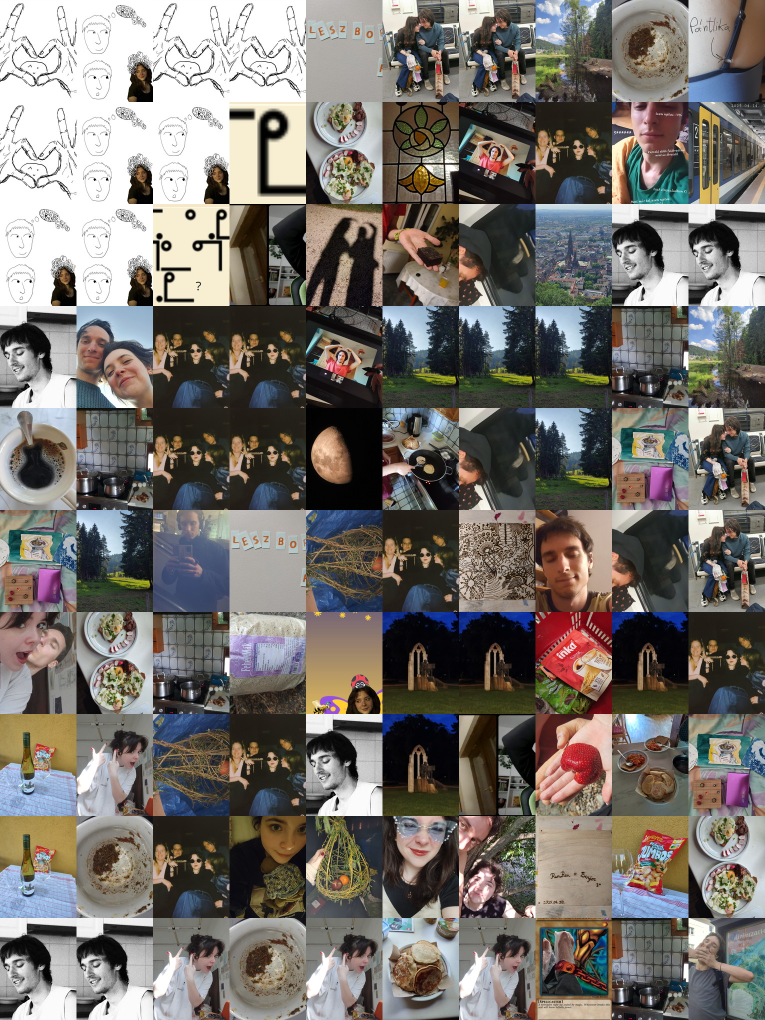
#> input picture @ctive/python/experiments/mosaic3.jpg, 1530 x 2040 px (shown at 1/2 size)
$ python mosaic_picture.py --big mosaic3.jpg --smalls . --out out.png
#> lines starting #> are read from the running program, lines starting #| are printed output that depends on the picture
import argparse
import os
from pathlib import Path
from typing import List, Tuple, Optional
from PIL import Image
import numpy as np


def center_crop_to_aspect(img: Image.Image, target_aspect_w_over_h: float) -> Image.Image:
    w, h = img.size
    current_aspect = w / h
    if abs(current_aspect - target_aspect_w_over_h) < 1e-9:
        return img

    if current_aspect > target_aspect_w_over_h:
        # Too wide -> crop width
        new_w = int(round(h * target_aspect_w_over_h))
        left = (w - new_w) // 2
        return img.crop((left, 0, left + new_w, h))
    else:
        # Too tall -> crop height
        new_h = int(round(w / target_aspect_w_over_h))
        top = (h - new_h) // 2
        return img.crop((0, top, w, top + new_h))


def average_color(img: Image.Image) -> np.ndarray:
    # Convert to RGB, downsample to speed up, compute mean per channel
    arr = np.asarray(img.convert("RGB"))
    # Flatten and mean over spatial dims; result shape (3,)
    return arr.reshape(-1, 3).mean(axis=0).astype(np.float32)


def list_images(folder: Path) -> List[Path]:
    exts = {".jpg", ".jpeg", ".png", ".bmp", ".webp", ".tif", ".tiff"}
    return [p for p in folder.rglob("*") if p.suffix.lower() in exts]


def prepare_small_images(
    smalls_dir: Path,
    target_aspect: float,
    tile_w: int,
    tile_h: int,
    save_cropped_dir: Optional[Path] = None,
) -> Tuple[List[Image.Image], np.ndarray]:
    paths = list_images(smalls_dir)
    if not paths:
        raise RuntimeError(f"No images found in: {smalls_dir}")

    processed_imgs: List[Image.Image] = []
    features: List[np.ndarray] = []

    if save_cropped_dir:
        save_cropped_dir.mkdir(parents=True, exist_ok=True)

    for p in paths:
        try:
            with Image.open(p) as im:
                im = im.convert("RGB")
                im = center_crop_to_aspect(im, target_aspect)
                im = im.resize((tile_w, tile_h), Image.Resampling.LANCZOS)
                feat = average_color(im)
                processed_imgs.append(im)
                features.append(feat)
                if save_cropped_dir:
                    out_path = save_cropped_dir / p.name
                    im.save(out_path, quality=90)
        except Exception:
            # Skip unreadable/corrupt files
            continue

    if not processed_imgs:
        raise RuntimeError("No valid small images after preprocessing.")

    return processed_imgs, np.vstack(features)


def crop_big_to_grid(big: Image.Image, rows: int, cols: int) -> Tuple[Image.Image, int, int]:
    W, H = big.size
    tile_w = W // cols
    tile_h = H // rows
    new_W = tile_w * cols
    new_H = tile_h * rows
    # Center-crop big to exact grid multiple to avoid partial tiles
    left = (W - new_W) // 2
    top = (H - new_H) // 2
    big_cropped = big.crop((left, top, left + new_W, top + new_H))
    return big_cropped, tile_h, tile_w


def tile_average_colors(big: Image.Image, rows: int, cols: int) -> np.ndarray:
    big_rgb = big.convert("RGB")
    W, H = big_rgb.size
    tile_w = W // cols
    tile_h = H // rows

    # Compute mean color per tile
    means = np.zeros((rows * cols, 3), dtype=np.float32)
    idx = 0
    for r in range(rows):
        for c in range(cols):
            x0 = c * tile_w
            y0 = r * tile_h
            tile = big_rgb.crop((x0, y0, x0 + tile_w, y0 + tile_h))
            means[idx] = average_color(tile)
            idx += 1
    return means


def assign_tiles(
    tile_feats: np.ndarray,  # (M,3)
    img_feats: np.ndarray,   # (N,3)
) -> np.ndarray:
    # For each tile, find nearest small image by Euclidean distance in RGB space
    # tile_feats: Mx3, img_feats: Nx3
    # Compute distances in blocks to be memory friendly if needed
    M = tile_feats.shape[0]
    N = img_feats.shape[0]
    assignments = np.empty(M, dtype=np.int32)

    # Simple full-matrix vectorized nearest neighbor
    # dist^2 = sum((tile - img)^2)
    # Expand dims: (M,1,3) vs (1,N,3) -> (M,N,3) -> (M,N)
    dists = ((tile_feats[:, None, :] - img_feats[None, :, :]) ** 2).sum(axis=2)  # (M,N)
    assignments = dists.argmin(axis=1)
    return assignments


def build_mosaic(
    big_cropped: Image.Image,
    rows: int,
    cols: int,
    tile_w: int,
    tile_h: int,
    small_imgs: List[Image.Image],
    assignments: np.ndarray,
) -> Image.Image:
    mosaic = Image.new("RGB", (tile_w * cols, tile_h * rows))
    idx = 0
    for r in range(rows):
        for c in range(cols):
            small_im = small_imgs[assignments[idx]]
            # Already at tile size; paste
            mosaic.paste(small_im, (c * tile_w, r * tile_h))
            idx += 1
    return mosaic


def main():
    parser = argparse.ArgumentParser(description="Create a photo mosaic from a big image and many small images.")
    parser.add_argument("--big", required=True, help="Path to the big image.")
    parser.add_argument("--smalls", required=True, help="Path to folder containing small images.")
    parser.add_argument("--out", required=True, help="Output mosaic image path (e.g., mosaic.jpg).")
    parser.add_argument("--rows", type=int, default=55, help="Number of rows in the mosaic grid (default: 55).")
    parser.add_argument("--cols", type=int, default=55, help="Number of columns in the mosaic grid (default: 55).")
    parser.add_argument("--save-cropped-smalls", default=None, help="Optional directory to save cropped smalls.")
    parser.add_argument("--resize-big", type=int, nargs=2, metavar=("WIDTH", "HEIGHT"),
                        help="Optional target size for the big image before tiling (WIDTH HEIGHT).")
    args = parser.parse_args()

    big_path = Path(args.big)
    smalls_dir = Path(args.smalls)
    out_path = Path(args.out)
    save_cropped_dir = Path(args.save_cropped_smalls) if args.save_cropped_smalls else None

    if not big_path.exists():
        raise FileNotFoundError(f"Big image not found: {big_path}")
    if not smalls_dir.exists():
        raise FileNotFoundError(f"Smalls folder not found: {smalls_dir}")

    # Load big image
    with Image.open(big_path) as big_img:
#> big_img is the input picture: PIL image 1530x2040 RGB; mean R, G, B 118.4, 113.6, 108.5
        big_img = big_img.convert("RGB")
        if args.resize_big:
            big_img = big_img.resize((args.resize_big[0], args.resize_big[1]), Image.Resampling.LANCZOS)

        # Ensure big image fits grid perfectly (center-crop to multiple of rows/cols)
        big_cropped, tile_h, tile_w = crop_big_to_grid(big_img, args.rows, args.cols)
#> in crop_big_to_grid, `big_cropped = big.crop((left, top, left + new_W, top + new_H))`:
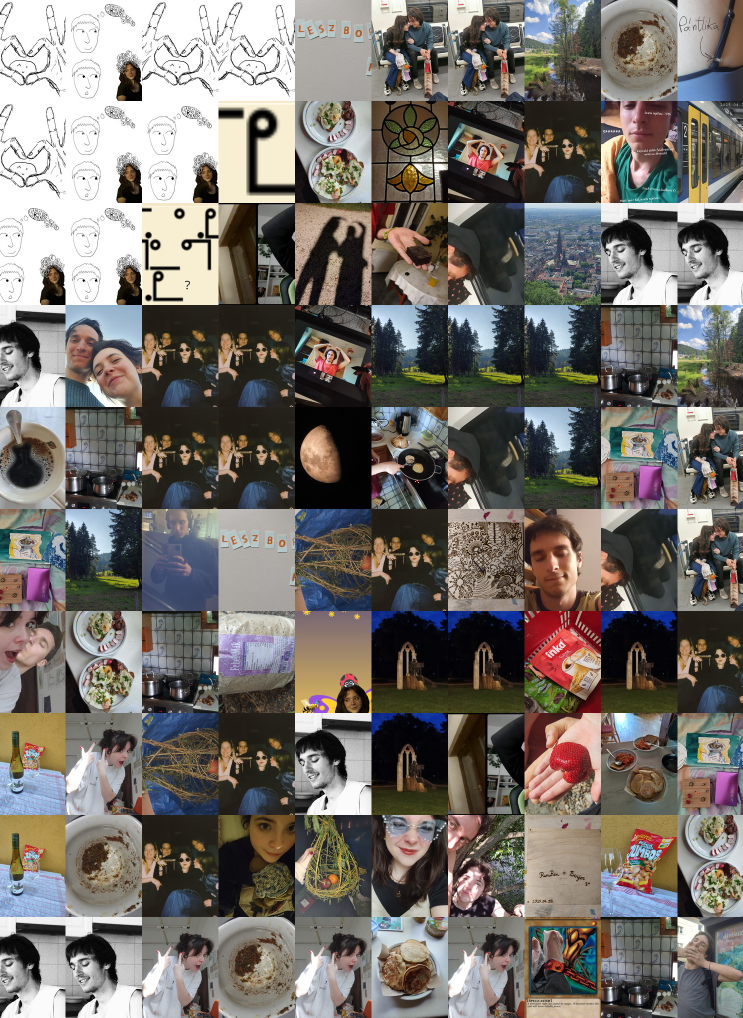
#> big_cropped: PIL image 1485x2035 RGB (shown at 1/2 size); mean R, G, B 117.4, 112.5, 107.3
#> tile_h = 37; tile_w = 27
        target_aspect = (tile_w * args.cols) / (tile_h * args.rows)  # same as big_cropped aspect
#> target_aspect = 0.73

        # Prepare small images: center-crop to target aspect, then resize to tile size
        small_imgs, img_feats = prepare_small_images(
            smalls_dir=smalls_dir,
            target_aspect=tile_w / tile_h,  # aspect for each tile equals big's aspect
            tile_w=tile_w,
            tile_h=tile_h,
            save_cropped_dir=save_cropped_dir,
        )
#> in center_crop_to_aspect, `return img.crop((left, 0, left + new_w, h))`:
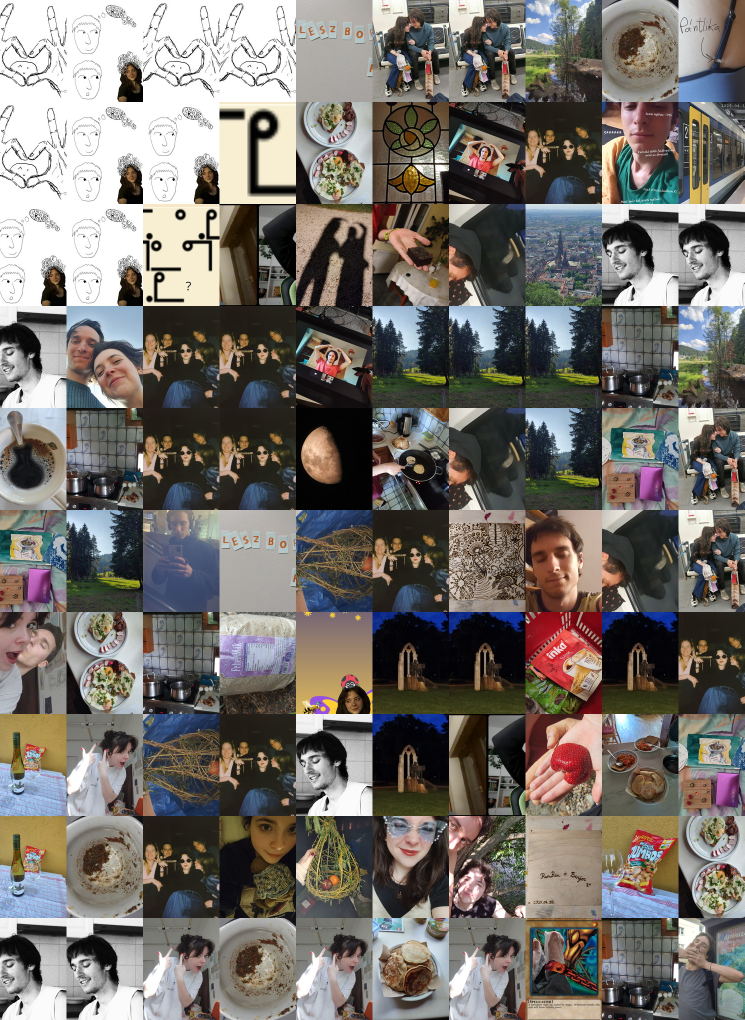
#> returned value: PIL image 1489x2040 RGB (shown at 1/2 size); mean R, G, B 117.6, 112.7, 107.5
#> in prepare_small_images, `im = im.resize((tile_w, tile_h), Image.Resampling.LANCZOS)`:
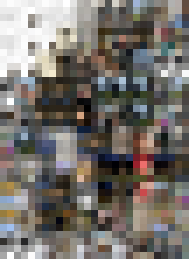
#> im: PIL image 27x37 RGB (shown 7 times larger); mean R, G, B 117.3, 112.4, 107.2
#> in prepare_small_images, `feat = average_color(im)`: feat = [117.3, 112.4, 107.2]
#> pass 2 of the loop in prepare_small_images, `for p in paths:`:
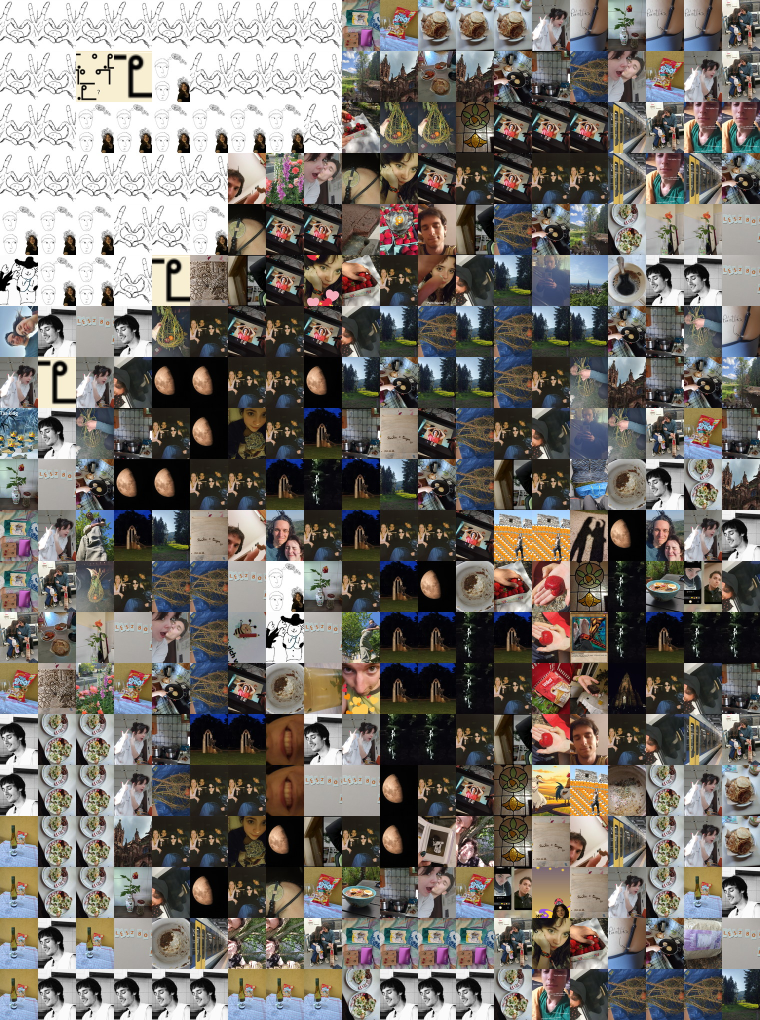
#> input picture @ctive/python/experiments/mosaic4.jpg, 1520 x 2040 px (shown at 1/2 size)
#> in prepare_small_images, im is the input picture: PIL image 1520x2040 RGB; mean R, G, B 118.2, 113.2, 107.6
#> in center_crop_to_aspect (call 2), `return img.crop((left, 0, left + new_w, h))`:
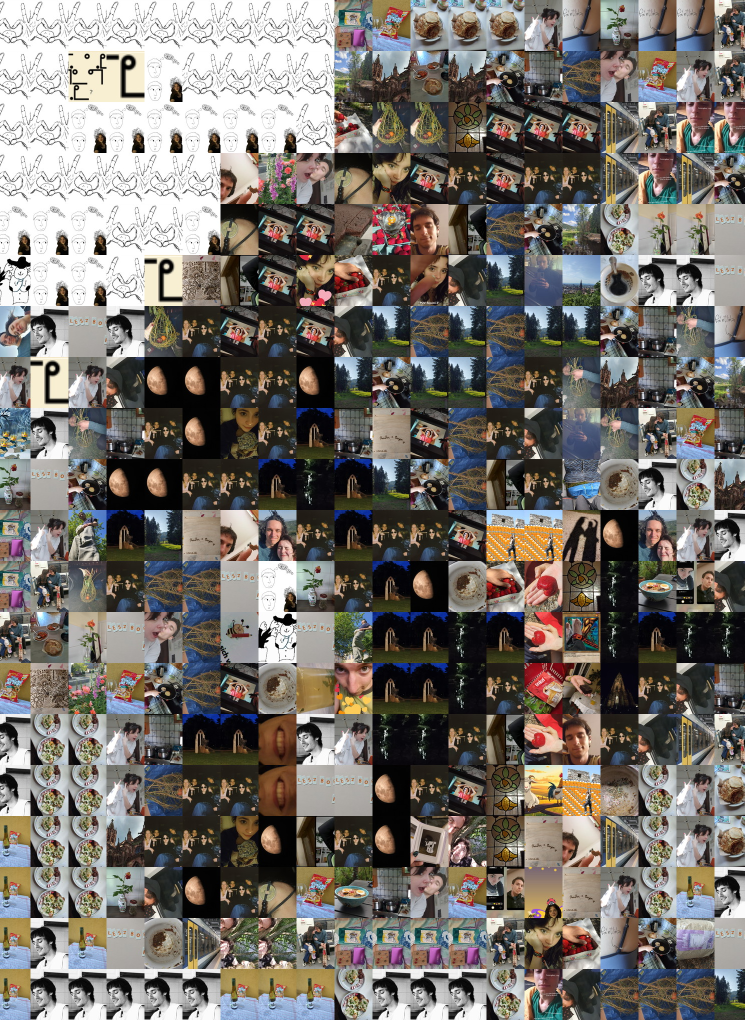
#> returned value: PIL image 1489x2040 RGB (shown at 1/2 size); mean R, G, B 117.7, 112.6, 106.9
#> in prepare_small_images, `im = im.resize((tile_w, tile_h), Image.Resampling.LANCZOS)`:
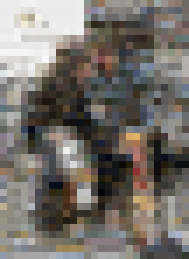
#> im: PIL image 27x37 RGB (shown 7 times larger); mean R, G, B 117.7, 112.5, 106.8
#> feat = [117.7, 112.5, 106.8]
#> small_imgs = 2 items; img_feats = [[117.3, 112.4, 107.2], [117.7, 112.5, 106.8]]

        # Compute average color per tile of big image
        tile_feats = tile_average_colors(big_cropped, args.rows, args.cols)
#> after the loop in tile_average_colors, `for r in range(rows):`:
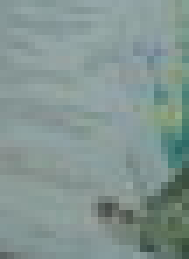
#> tile: PIL image 27x37 RGB (shown 7 times larger); mean R, G, B 130.8, 149.3, 145.6
#> after the loop in tile_average_colors, `for r in range(rows):`: idx = 3025

        # Nearest neighbor assignment
        assignments = assign_tiles(tile_feats, img_feats)
#> in assign_tiles, `dists = ((tile_feats[:, None, :] - img_feats[None, :, :]) ** 2).sum(ax..`: dists = 3025 pairs, first value 2.23 to 61144.3, second value 1.82 to 61120.7
#> in assign_tiles, `assignments = dists.argmin(axis=1)`: assignments = 3025 values, max 1 at index 0, min 0 at index 31, mean 0.496

        # Build mosaic
        mosaic = build_mosaic(
            big_cropped=big_cropped,
            rows=args.rows,
            cols=args.cols,
            tile_w=tile_w,
            tile_h=tile_h,
            small_imgs=small_imgs,
            assignments=assignments,
        )
#> in build_mosaic, `mosaic = Image.new("RGB", (tile_w * cols, tile_h * rows))`: mosaic: PIL image 1485x2035 RGB; every value is 0
#> after the loop in build_mosaic, `for r in range(rows):`:
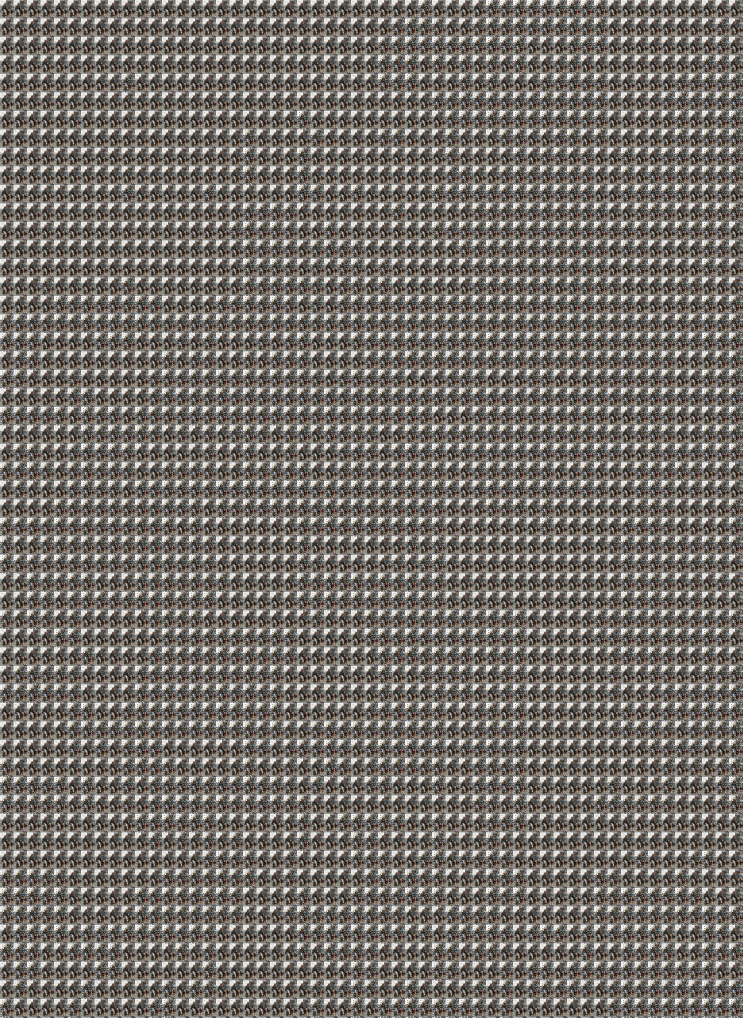
#> mosaic: PIL image 1485x2035 RGB (shown at 1/2 size); mean R, G, B 117.5, 112.5, 107
#> after the loop in build_mosaic, `for r in range(rows):`: idx = 3025

        # Save
        out_path.parent.mkdir(parents=True, exist_ok=True)
        # JPEG default quality; adjust if PNG is desired
        if out_path.suffix.lower() in {".jpg", ".jpeg"}:
            mosaic.save(out_path, quality=90, subsampling=1, optimize=True)
        else:
            mosaic.save(out_path)

        print(f"Saved mosaic to: {out_path}")


if __name__ == "__main__":
    main()
